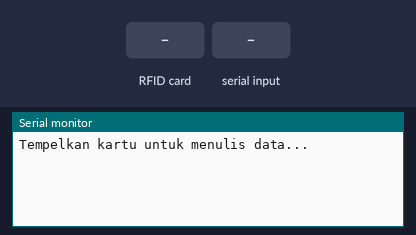
The sketch below on a simulated ESP8266 (NodeMCU). Shown: the last lines printed to the serial monitor. The test bench sets the inputs (shaded band).

Above: at 1.2 s.
1.3 s: RFID card 5E 7A 19 C4 held to the reader
At 2.5 s:
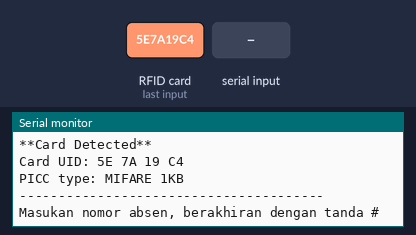
2.8 s: "1#" received over Serial
At 3.7 s:
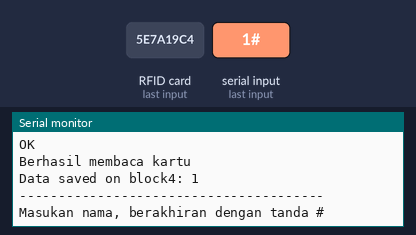
4.3 s: "0#" received over Serial
At 4.8 s:
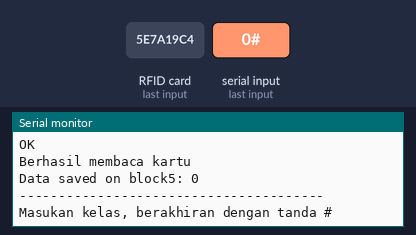

Measured:
- after the input at 1.3 s, the serial monitor: prints a new line at once (image 1)
- after the input at 2.8 s, the serial monitor: prints a new line at once (image 2)
- after the input at 4.3 s, the serial monitor: prints a new line at once (image 3)

The sketch:

createRfid.ino
```cpp
// Jangan lupa beri komentar agar tidak bingung
// Ingatlah anak-anak tetaplah berada dijalan setan -Mermaidman

//Bagian library
#include <SPI.h>
#include <MFRC522.h>
#include <Wire.h>
//Batas penambahan library

//GPIO 0 --> PIN D3
//GPIO 2 --> PIN D4
const uint8_t RST_PIN = D3;
const uint8_t SS_PIN = D4;
//--------------------------------------------------
MFRC522 mfrc522(SS_PIN, RST_PIN);
MFRC522::MIFARE_Key key;
//--------------------------------------------------
/* Hati-hati dalam mengerjakan Sector Trailer Blocks */
int blockNum = 4;
/* Create array to read data from Block */
/* Length of buffer should be 4 Bytes
more than the size of Block (16 Bytes) */
byte bufferLen = 18;
byte readBlockData[18];
//--------------------------------------------------
MFRC522::StatusCode status;
//--------------------------------------------------

void setup()
{
  //------------------------------------------------------
  //Initialize serial communications with PC
  Serial.begin(9600);
  //------------------------------------------------------
  //Initialize SPI bus
  SPI.begin();
  //------------------------------------------------------
  //Initialize MFRC522 Module
  mfrc522.PCD_Init();
  Serial.println("Tempelkan kartu untuk menulis data...");
  //------------------------------------------------------
}

/****************************************************************************************************
 * loop() function
 ****************************************************************************************************/
void loop()
{
  //------------------------------------------------------------------------------
  /* Prepare the key for authentication */
  /* All keys are set to FFFFFFFFFFFFh at chip delivery from the factory */
  for (byte i = 0; i < 6; i++){
    key.keyByte[i] = 0xFF;
  }
  //------------------------------------------------------------------------------
  /* Look for new cards */
  /* Reset the loop if no new card is present on RC522 Reader */
  if ( ! mfrc522.PICC_IsNewCardPresent()){return;}
  //------------------------------------------------------------------------------
  /* Select one of the cards */
  if ( ! mfrc522.PICC_ReadCardSerial()) {return;}
  //------------------------------------------------------------------------------
  Serial.print("\n");
  Serial.println("**Card Detected**");
  /* Print UID of the Card */
  Serial.print(F("Card UID:"));
  for (byte i = 0; i < mfrc522.uid.size; i++){
    Serial.print(mfrc522.uid.uidByte[i] < 0x10 ? " 0" : " ");
    Serial.print(mfrc522.uid.uidByte[i], HEX);
  }
  Serial.print("\n");
  /* Print type of card (for example, MIFARE 1K) */
  Serial.print(F("PICC type: "));
  MFRC522::PICC_Type piccType = mfrc522.PICC_GetType(mfrc522.uid.sak);
  Serial.println(mfrc522.PICC_GetTypeName(piccType));

  //------------------------------------------------------------------------------
  byte buffer[18];
  byte len;
  //wait until 20 seconds for input from serial
  Serial.setTimeout(20000L);
  //MMMMMMMMMMMMMMMMMMMMMMMMMMMMMMMMMMMMMMMMMMMMMMMMMMMMMMMMMMMMMMM
  Serial.println(F("---------------------------------------"));
  Serial.println(F("Masukan nomor absen, berakhiran dengan tanda #"));
  len = Serial.readBytesUntil('#', (char *) buffer, 16);
  //add empty spaces to the remaining bytes of buffer
  for (byte i = len; i < 16; i++) buffer[i] = ' ';
  blockNum = 4;
  WriteDataToBlock(blockNum, buffer);
  ReadDataFromBlock(blockNum, readBlockData);
  dumpSerial(blockNum, readBlockData);
  //MMMMMMMMMMMMMMMMMMMMMMMMMMMMMMMMMMMMMMMMMMMMMMMMMMMMMMMMMMMMMMM
  Serial.println(F("---------------------------------------"));
  Serial.println(F("Masukan nama, berakhiran dengan tanda #"));
  len = Serial.readBytesUntil('#', (char *) buffer, 16);
  for (byte i = len; i < 16; i++) buffer[i] = ' ';
  blockNum = 5;
  WriteDataToBlock(blockNum, buffer);
  ReadDataFromBlock(blockNum, readBlockData);
  dumpSerial(blockNum, readBlockData);
  //MMMMMMMMMMMMMMMMMMMMMMMMMMMMMMMMMMMMMMMMMMMMMMMMMMMMMMMMMMMMMMM
  Serial.println(F("---------------------------------------"));
  Serial.println(F("Masukan kelas, berakhiran dengan tanda #"));
  len = Serial.readBytesUntil('#', (char *) buffer, 16);
  for (byte i = len; i < 16; i++) buffer[i] = ' ';
  blockNum = 6;
  WriteDataToBlock(blockNum, buffer);
  ReadDataFromBlock(blockNum, readBlockData);
  dumpSerial(blockNum, readBlockData);
  //MMMMMMMMMMMMMMMMMMMMMMMMMMMMMMMMMMMMMMMMMMMMMMMMMMMMMMMMMMMMMMM
  WriteDataToBlock(blockNum, buffer);
  ReadDataFromBlock(blockNum, readBlockData);
  dumpSerial(blockNum, readBlockData);
}


/****************************************************************************************************
 * Write() function
 ****************************************************************************************************/
void WriteDataToBlock(int blockNum, byte blockData[])
{
   //Serial.print("Writing data on block ");
   //Serial.println(blockNum);
  //------------------------------------------------------------------------------
  /* Authenticating the desired data block for write access using Key A */
  status = mfrc522.PCD_Authenticate(MFRC522::PICC_CMD_MF_AUTH_KEY_A, blockNum, &key, &(mfrc522.uid));
  if (status != MFRC522::STATUS_OK){
    Serial.print("Gagal untuk menulis data harap cek kembali kartunya: ");
    Serial.println(mfrc522.GetStatusCodeName(status));
    return;
  }
  //------------------------------------------------------------------------------
  else {
    //Serial.print("Authentication OK - ");
  }
  //------------------------------------------------------------------------------
  /* Write data to the block */
  status = mfrc522.MIFARE_Write(blockNum, blockData, 16);
  if (status != MFRC522::STATUS_OK) {
    Serial.print("Gagal menulis data ke blok memory: ");
    Serial.println(mfrc522.GetStatusCodeName(status));
    return;
  }
  else {
    Serial.println("OK");
  }
  //------------------------------------------------------------------------------
}


/****************************************************************************************************
 * ReadDataFromBlock() function
 ****************************************************************************************************/
void ReadDataFromBlock(int blockNum, byte readBlockData[])
{
   //Serial.print("Reading data from block ");
   //Serial.println(blockNum);
  //----------------------------------------------------------------------------
  /* Prepare the key for authentication */
  /* All keys are set to FFFFFFFFFFFFh at chip delivery from the factory */
  for (byte i = 0; i < 6; i++) {
    key.keyByte[i] = 0xFF;
  }
  //------------------------------------------------------------------------------
  /* Authenticating the desired data block for Read access using Key A */
  status = mfrc522.PCD_Authenticate(MFRC522::PICC_CMD_MF_AUTH_KEY_A, blockNum, &key, &(mfrc522.uid));
  //------------------------------------------------------------------------------
  if (status != MFRC522::STATUS_OK){
   Serial.print("Gagal untuk membaca kartu: ");
   Serial.println(mfrc522.GetStatusCodeName(status));
   return;
  }
  else {
    Serial.print("Berhasil membaca kartu");
  }
  //------------------------------------------------------------------------------
  /* Reading data from the Block */
  status = mfrc522.MIFARE_Read(blockNum, readBlockData, &bufferLen);
  if (status != MFRC522::STATUS_OK){
    Serial.print("Gagal membaca kartu: ");
    Serial.println(mfrc522.GetStatusCodeName(status));
    return;
  }
  else {
    //readBlockData[16] = ' ';
    //readBlockData[17] = ' ';
    //Serial.println("Read OK");
  }
  //------------------------------------------------------------------------------
}


/****************************************************************************************************
 * dumpSerial() function
 ****************************************************************************************************/
void dumpSerial(int blockNum, byte blockData[])
{
  Serial.print("\n");
  Serial.print("Data saved on block");
  Serial.print(blockNum);
  Serial.print(": ");
  for (int j=0 ; j<16 ; j++){
    Serial.write(readBlockData[j]);
  }
  Serial.print("\n");

  //Empty readBlockData array
  for( int i = 0; i < sizeof(readBlockData);  ++i )
   readBlockData[i] = (char)0; //empty space
}
```
